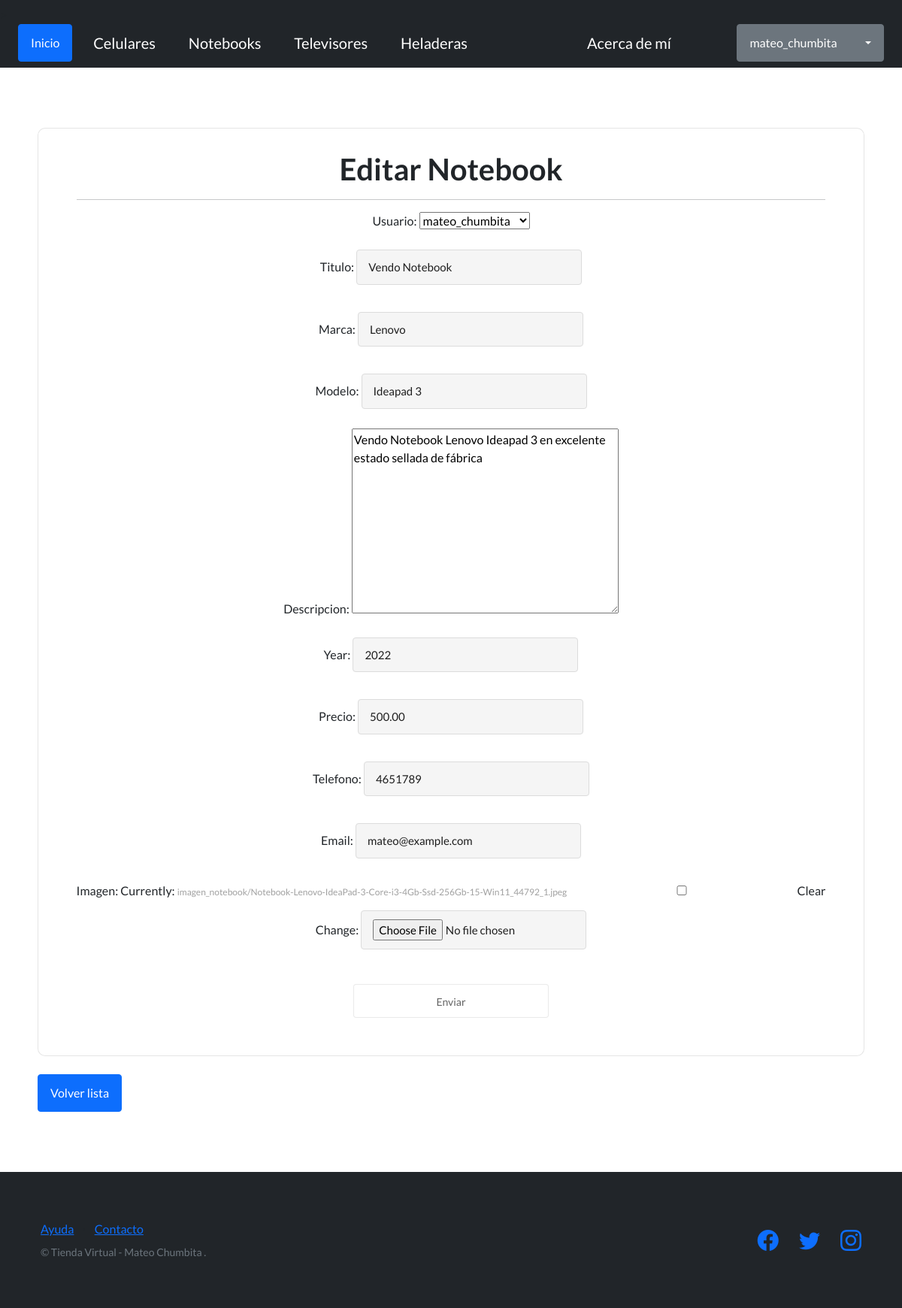
The page /product/editar-notebook/1/ (signed in) on the database its author committed.
### product/models.py (models this page shows, shortened)
class Notebook(models.Model):
    usuario = models.ForeignKey(to=User, on_delete=models.CASCADE, null=True, blank=True)
    titulo = models.CharField(max_length=200)
    marca = models.CharField(max_length=40)
    modelo = models.CharField(max_length=40)
    descripcion = models.TextField(null=True, blank=True)
    year = models.IntegerField()
    precio = models.DecimalField(max_digits=10, decimal_places=2)
    fecha = models.DateTimeField(auto_now_add=True)
    telefono = models.IntegerField()
    email= models.EmailField()
    imagen = models.ImageField(null=True, blank=True, upload_to="imagen_notebook/")

### product/views.py (the view)
# urls.py: path('editar-notebook/<int:pk>/', NotebookUpdateView.as_view(), name="editar_notebook"),
class NotebookUpdateView(LoginRequiredMixin, UpdateView):
    model = Notebook
    fields = ['usuario', 'titulo', 'marca', 'modelo', 'descripcion', 'year', 'precio', 'telefono', 'email', 'imagen']
    success_url = reverse_lazy('notebooks')
    template_name = "product/editar_notebook.html"

### product/templates/product/editar_notebook.html (shortened to what this page needs)
{% extends "usuario/base.html" %}
{% block contenido %}
{% if user.id == notebook.usuario.id %}
<div class="login" >
  <div class="form-group">
    <form method="post" enctype="multipart/form-data" style="text-align: center;">
      <h1>Editar Notebook</h1>
      <hr>
      {{ form.as_p }}
      <div style="text-align: center;">
        <button type="submit" value="Enviar" class="buttonShadow" >Enviar</button>
      </div>
    </form>
  </div>
</div>
<br>
<a href="{% url 'notebooks' %}" class=" btn btn-primary">Volver lista</a>
{% else %}
<div class="container">
<h4>No tienes acceso a esta pagina!</h4>
</div>
{% endif %}
{% endblock contenido %}

### usuario/templates/usuario/base.html (shortened to what this page needs)
{% load static %}
<!DOCTYPE html>
<html lang="en">
<head>
    <link href="https://cdn.jsdelivr.net/npm/bootstrap@5.3.0-alpha1/dist/css/bootstrap.min.css" rel="stylesheet">
    <link href="https://cdn.jsdelivr.net/npm/bootstrap-icons@1.5.0/font/bootstrap-icons.css" rel="stylesheet" type="text/css" />
    <link href="{% static 'css/styles.css' %}" rel="stylesheet" />
</head>
<body>
     <nav class="navbar bg-dark" data-bs-theme="dark">>
        <div class="container-fluid">
            <a class="btn btn-primary" href="{% url 'inicio'%}" >Inicio</a>
            <a class="navbar-brand" href="{% url 'celulares' %}">Celulares </a>
            <a class="navbar-brand" href="{% url 'notebooks' %}">Notebooks</a>
            <a class="navbar-brand" href="{% url 'televisores' %}">Televisores</a>
            <a class="navbar-brand" href="{% url 'heladeras' %}">Heladeras</a>
            <a class="navbar-brand" href="{% url 'acerca_de_mi'%}">Acerca de mí</a>
            {% if user.is_authenticated %}
                <div class="dropdown">
                    <button class="btn btn-secondary dropdown-toggle" type="button" id="dropdownMenuButton1" data-bs-toggle="dropdown" aria-expanded="false">
                        <div style="display: inline-flex;">
                            <span style="padding: 0px 30px 0px 0px;">{{ user.username }}</span>
                        </div>
                    </button>
                  </div>
                </div>
                {% else %}
                <a class="btn btn-primary" href="{% url 'login' %}">Iniciar sesión</a>
                <a class="btn btn-secondary" href="{% url 'registro' %}">Registro</a>
                {% endif %}
    </nav>
    <section style="padding:80px 50px;">
        {% block contenido %}
        {% endblock contenido %}
    </section>
<footer class="footer bg-dark">
    <div class="container">
        <div class="row">
            <div class="col-lg-6 h-100 text-center text-lg-start my-auto">
                <ul class="list-inline mb-2">
                    <li class="list-inline-item"><a href="#">Ayuda</a></li>
                    <li class="list-inline-item">⋅</li>
                    <li class="list-inline-item"><a href="https://github.com/mateochumbita">Contacto</a></li>
                </ul>
                <p class="text-muted small mb-4 mb-lg-0">&copy; Tienda Virtual - Mateo Chumbita .</p>
            </div>
            <div class="col-lg-6 h-100 text-center text-lg-end my-auto">
                <ul class="list-inline mb-0">
                    <li class="list-inline-item me-4">
                        <a href="#!"><i class="bi-facebook fs-3"></i></a>
                    </li>
                    <li class="list-inline-item me-4">
                        <a href="#!"><i class="bi-twitter fs-3"></i></a>
                    </li>
                    <li class="list-inline-item">
                        <a href="https://www.instagram.com/leomessi/"><i class="bi-instagram fs-3"></i></a>
                    </li>
                </ul>
            </div>
        </div>
    </div>
</footer>
</body>
</html>

### rows shown on the page
Notebook: usuario "mateo_chumbita", titulo "Vendo Notebook", marca "Lenovo", modelo "Ideapad 3", descripcion "Vendo Notebook Lenovo Ideapad 3 en excelente estado sellada de fábrica", year "2022", precio "500.00", telefono "4651789", email "mateo@example.com"

### other values the page prints
{{ user.username }} "mateo_chumbita"
